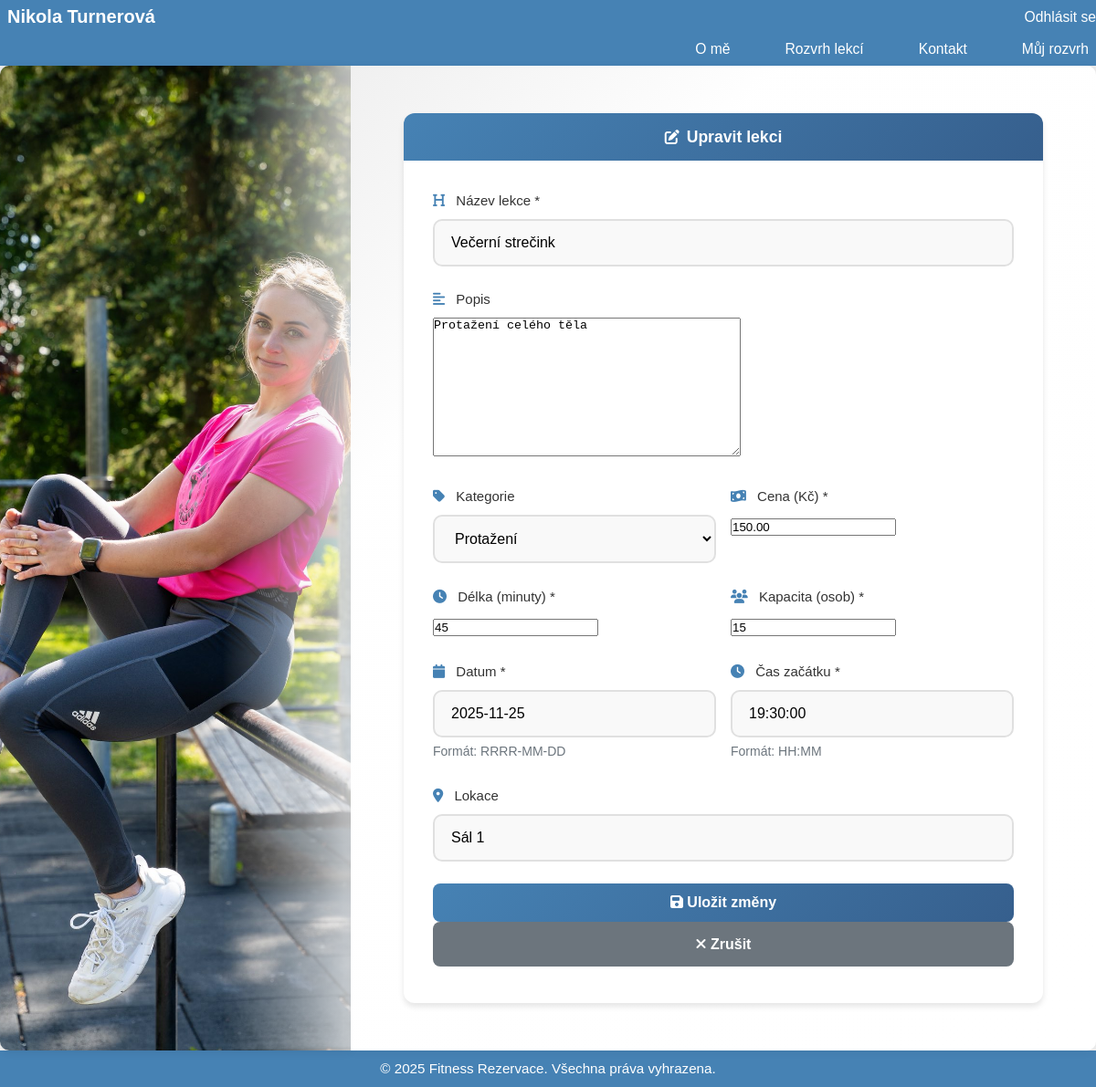
Page /bookings/instructor/lesson/289/edit/ (signed in) on the committed database.
### bookings/models.py (models this page shows, shortened)
class Lesson(models.Model):
    instructor = models.ForeignKey(
        settings.AUTH_USER_MODEL,
        on_delete=models.CASCADE,
        related_name='instructor_lessons',
        limit_choices_to={'user_type': 'instructor'}
    )
    title = models.CharField(max_length=200)
    description = models.TextField(blank=True)
    price = models.DecimalField(max_digits=10, decimal_places=2)
    duration = models.IntegerField(help_text="Délka lekce v minutách")
    capacity = models.IntegerField(help_text="Maximální počet účastníků")
    date = models.DateField(help_text="Datum konání lekce", default=timezone.now)
    start_time = models.TimeField(help_text="Čas začátku lekce", default="09:00")
    location = models.CharField(max_length=200, help_text="Místo konání lekce", default="Fitness centrum")
    category = models.ForeignKey(
        Category,
        on_delete=models.SET_NULL,
        null=True,
        blank=True,
        related_name='lessons',
        verbose_name='Kategorie'
    )

### bookings/views.py (the view, shortened to what this page needs)
# urls.py: path('instructor/lesson/<int:pk>/edit/', views.LessonUpdateView.as_view(), name='lesson_edit'),
class LessonUpdateView(InstructorRequiredMixin, UpdateView):
    model = Lesson
    template_name = 'bookings/lesson_form.html'
    fields = ['title', 'description', 'category', 'price', 'duration', 'capacity', 'date', 'start_time', 'location']
    success_url = reverse_lazy('bookings:instructor_lessons')
    def get_queryset(self):
        return Lesson.objects.filter(instructor=self.request.user)

### accounts/models.py (called while the page is built)
    @property
    def is_instructor(self) -> bool:
        return self.user_type == 'instructor'

### bookings/models.py (called while the page is built)
    def __str__(self):
        return self.name

### bookings/views.py (called while the page is built)
    def test_func(self):
        return self.request.user.is_authenticated and self.request.user.user_type == 'instructor'

### templates/bookings/lesson_form.html (shortened to what this page needs)
{% extends 'base.html' %}
{% load static %}
{% block content %}
<div class="lesson-form-container">
    <div class="form-card">
        <div class="form-header">
            <h3><i class="fas fa-{% if object %}edit{% else %}plus-circle{% endif %}"></i>{% if object %}Upravit lekci{% else %}Vytvořit novou lekci{% endif %}</h3>
        </div>
        <div class="form-body">
            <form method="post" novalidate>
                <div class="form-group">
                    <label for="{{ form.title.id_for_label }}" class="form-label">
                        <i class="fas fa-heading"></i> Název lekce *
                    </label>
                    {{ form.title }}
                </div>
                <div class="form-group">
                    <label for="{{ form.description.id_for_label }}" class="form-label">
                        <i class="fas fa-align-left"></i> Popis
                    </label>
                    {{ form.description }}
                </div>
                <div class="form-row">
                    <div class="form-group">
                        <label for="{{ form.category.id_for_label }}" class="form-label">
                            <i class="fas fa-tag"></i> Kategorie
                        </label>
                        {{ form.category }}
                    </div>
                    <div class="form-group">
                        <label for="{{ form.price.id_for_label }}" class="form-label">
                            <i class="fas fa-money-bill-wave"></i> Cena (Kč) *
                        </label>
                        {{ form.price }}
                    </div>
                </div>
                <div class="form-row">
                    <div class="form-group">
                        <label for="{{ form.duration.id_for_label }}" class="form-label">
                            <i class="fas fa-clock"></i> Délka (minuty) *
                        </label>
                        {{ form.duration }}
                    </div>
                    <div class="form-group">
                        <label for="{{ form.capacity.id_for_label }}" class="form-label">
                            <i class="fas fa-users"></i> Kapacita (osob) *
                        </label>
                        {{ form.capacity }}
                    </div>
                </div>
                <div class="form-row">
                    <div class="form-group">
                        <label for="{{ form.date.id_for_label }}" class="form-label">
                            <i class="fas fa-calendar"></i> Datum *
                        </label>
                        {{ form.date }}
                        {% if form.date.errors %}
                            <div class="invalid-feedback d-block">{{ form.date.errors }}</div>
                        {% else %}
                            <small class="form-text">Formát: RRRR-MM-DD</small>
                        {% endif %}
                    </div>
                    <div class="form-group">
                        <label for="{{ form.start_time.id_for_label }}" class="form-label">
                            <i class="fas fa-clock"></i> Čas začátku *
                        </label>
                        {{ form.start_time }}
                        {% if form.start_time.errors %}
                            <div class="invalid-feedback d-block">{{ form.start_time.errors }}</div>
                        {% else %}
                            <small class="form-text">Formát: HH:MM</small>
                        {% endif %}
                    </div>
                </div>
                <div class="form-group">
                    <label for="{{ form.location.id_for_label }}" class="form-label">
                        <i class="fas fa-map-marker-alt"></i> Lokace
                    </label>
                    {{ form.location }}
                </div>
                <button type="submit" class="btn btn-submit">
                    <i class="fas fa-{% if object %}save{% else %}plus{% endif %}"></i>
                    {% if object %}Uložit změny{% else %}Vytvořit lekci{% endif %}
                </button>
                <a href="{% url 'bookings:instructor_lessons' %}" class="btn-cancel">
                    <i class="fas fa-times"></i> Zrušit
                </a>
            </form>
        </div>
    </div>
</div>
{% endblock %}

### static/css/style.css (style rules this page uses)
* { margin: 0; padding: 0; box-sizing: border-box; }
:root { --header-h: 72px; --footer-h: 40px; }
html, body { height: 100%; margin: 0; }
body { font-family: 'Poppins', sans-serif; color: #333; line-height: 1.6; min-height: 100vh; background-color: #f0f0f0; padding: 0; overflow: hidden; }
.btn { display: inline-block; padding: 12px 30px; background-color: #4682b4;; color: white; text-decoration: none; border-radius: 5px; font-weight: 500; transition: background-color 0.3s; }
.form-row { display: grid; grid-template-columns: 1fr 1fr; gap: 20px; margin-bottom: 0; }
.form-row .form-group { margin-bottom: 25px; }
.form-group { margin-bottom: 25px; }
.form-group label { display: block; margin-bottom: 8px; color: #333; font-weight: 500; font-size: 15px; }
.form-group input[type="text"], .form-group input[type="password"], .form-group input[type="email"], .form-group select { width: 100%; padding: 15px 18px; border: 2px solid #e0e0e0; border-radius: 10px; font-size: 16px; transition: all 0.3s ease; background-color: #f9f9f9; }

### templates/bookings/lesson_form.html (style rules this page uses)
.lesson-form-container { max-width: 700px; margin: 2rem auto; }
.form-card { background: #ffffff; border-radius: 12px; box-shadow: 0 4px 6px rgba(0, 0, 0, 0.1); overflow: hidden; }
.form-header { background: linear-gradient(135deg, #4682b4 0%, #365f8d 100%); color: white; padding: 0.75rem 1.5rem; text-align: center; }
.form-header h3 { margin: 0; font-size: 1.1rem; font-weight: 600; }
.form-header i { font-size: 1rem; margin-right: 0.5rem; }
.form-body { padding: 2rem; }
.form-group { margin-bottom: 1.5rem; }
.form-label { font-weight: 600; color: #495057; margin-bottom: 0.5rem; display: block; }
.form-label i { margin-right: 0.5rem; color: #4682b4; }
.form-text { color: #6c757d; font-size: 0.875rem; margin-top: 0.25rem; display: block; }
.form-row { display: grid; grid-template-columns: 1fr 1fr; gap: 1rem; }
.btn-submit { background: linear-gradient(135deg, #4682b4 0%, #365f8d 100%); border: none; border-radius: 8px; padding: 0.75rem 1.5rem; font-weight: 600; color: white; width: 100%; font-size: 1rem; transition: all 0.3s ease; }
.btn-cancel { background: #6c757d; border: none; border-radius: 8px; padding: 0.75rem 1.5rem; font-weight: 600; color: white; width: 100%; font-size: 1rem; margin-bottom: 0.5rem; display: block; text-align: center; text-decoration: none; transition: all 0.3s ease; }

### rows in the picture
Lesson: title "Večerní strečink", description "Protažení celého těla", category "Protažení", price "150.00", duration "45", capacity "15", date "2025-11-25", start_time "19:30:00", location "Sál 1"
